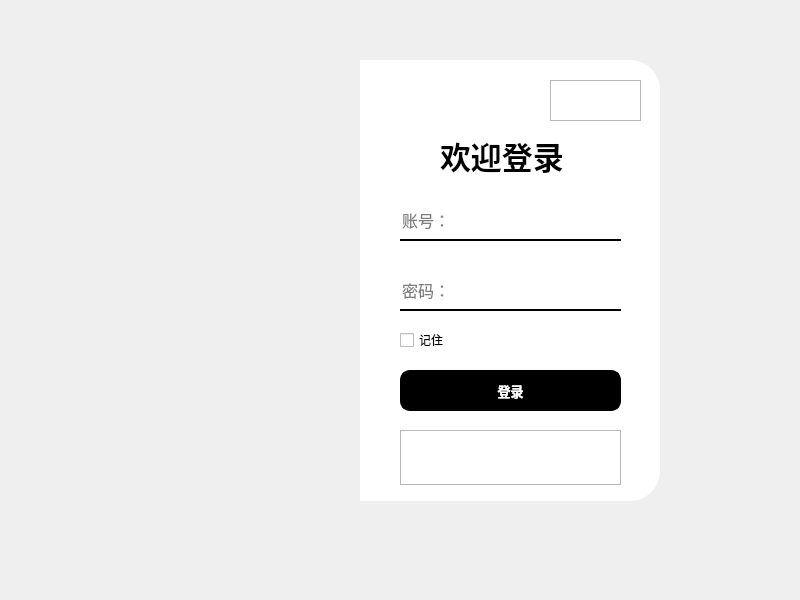
<?xml version="1.0" encoding="UTF-8"?>
<ui version="4.0">
 <class>MainWindow</class>
 <widget class="QMainWindow" name="MainWindow">
  <property name="geometry">
   <rect>
    <x>0</x>
    <y>0</y>
    <width>800</width>
    <height>600</height>
   </rect>
  </property>
  <property name="windowTitle">
   <string>MainWindow</string>
  </property>
  <widget class="QWidget" name="centralwidget">
   <widget class="QLabel" name="label">
    <property name="geometry">
     <rect>
      <x>80</x>
      <y>60</y>
      <width>280</width>
      <height>441</height>
     </rect>
    </property>
    <property name="styleSheet">
     <string notr="true">border-image: url(:/images/images/images/login.png);
border-top-left-radius:30px;
border-bottom-left-radius:30px;</string>
    </property>
    <property name="text">
     <string/>
    </property>
   </widget>
   <widget class="QLabel" name="label_2">
    <property name="geometry">
     <rect>
      <x>360</x>
      <y>60</y>
      <width>300</width>
      <height>441</height>
     </rect>
    </property>
    <property name="styleSheet">
     <string notr="true">background-color: rgb(255, 255, 255);
border-top-right-radius:30px;
border-bottom-right-radius:30px;</string>
    </property>
    <property name="text">
     <string/>
    </property>
   </widget>
   <widget class="QFrame" name="frame">
    <property name="geometry">
     <rect>
      <x>550</x>
      <y>80</y>
      <width>91</width>
      <height>41</height>
     </rect>
    </property>
    <property name="styleSheet">
     <string notr="true">QPushButton{
border:none;
}
QPushButton:hover{
padding-bottom:5px;
}</string>
    </property>
    <property name="frameShape">
     <enum>QFrame::StyledPanel</enum>
    </property>
    <property name="frameShadow">
     <enum>QFrame::Raised</enum>
    </property>
    <layout class="QHBoxLayout" name="horizontalLayout">
     <item>
      <widget class="QPushButton" name="btn_minimize">
       <property name="text">
        <string/>
       </property>
       <property name="icon">
        <iconset resource="../resources.qrc">
         <normaloff>:/icons/images/icons/icon_minimize1.png</normaloff>:/icons/images/icons/icon_minimize1.png</iconset>
       </property>
      </widget>
     </item>
     <item>
      <widget class="QPushButton" name="btn_close">
       <property name="text">
        <string/>
       </property>
       <property name="icon">
        <iconset resource="../resources.qrc">
         <normaloff>:/icons/images/icons/icon_close1.png</normaloff>:/icons/images/icons/icon_close1.png</iconset>
       </property>
      </widget>
     </item>
    </layout>
   </widget>
   <widget class="QLabel" name="label_3">
    <property name="geometry">
     <rect>
      <x>440</x>
      <y>130</y>
      <width>131</width>
      <height>51</height>
     </rect>
    </property>
    <property name="font">
     <font>
      <family>幼圆</family>
      <pointsize>23</pointsize>
      <bold>true</bold>
     </font>
    </property>
    <property name="text">
     <string>欢迎登录</string>
    </property>
   </widget>
   <widget class="QLineEdit" name="lineEdit_username">
    <property name="geometry">
     <rect>
      <x>400</x>
      <y>200</y>
      <width>221</width>
      <height>41</height>
     </rect>
    </property>
    <property name="font">
     <font>
      <pointsize>12</pointsize>
     </font>
    </property>
    <property name="styleSheet">
     <string notr="true">border:none;
border-bottom:2px solid rgb(0, 0, 0);</string>
    </property>
    <property name="placeholderText">
     <string>账号：</string>
    </property>
   </widget>
   <widget class="QLineEdit" name="lineEdit_password">
    <property name="geometry">
     <rect>
      <x>400</x>
      <y>270</y>
      <width>221</width>
      <height>41</height>
     </rect>
    </property>
    <property name="font">
     <font>
      <pointsize>12</pointsize>
     </font>
    </property>
    <property name="styleSheet">
     <string notr="true">border:none;
border-bottom:2px solid rgb(0, 0, 0);</string>
    </property>
    <property name="echoMode">
     <enum>QLineEdit::Password</enum>
    </property>
    <property name="placeholderText">
     <string>密码：</string>
    </property>
   </widget>
   <widget class="QPushButton" name="btn_login">
    <property name="geometry">
     <rect>
      <x>400</x>
      <y>370</y>
      <width>221</width>
      <height>41</height>
     </rect>
    </property>
    <property name="font">
     <font>
      <family>Arial</family>
      <pointsize>10</pointsize>
      <bold>true</bold>
     </font>
    </property>
    <property name="styleSheet">
     <string notr="true">QPushButton{
	background-color: rgb(0,0,0);
	color: rgb(255,255,255);
	border:2px solid rgb(0,0,0);
	border-radius:10px;
}
QPushButton:pressed{
padding-top:5px;
padding-left:5px;
}</string>
    </property>
    <property name="text">
     <string>登录</string>
    </property>
   </widget>
   <widget class="QCheckBox" name="checkBox">
    <property name="geometry">
     <rect>
      <x>400</x>
      <y>330</y>
      <width>80</width>
      <height>20</height>
     </rect>
    </property>
    <property name="text">
     <string>记住</string>
    </property>
   </widget>
   <widget class="QFrame" name="frame_2">
    <property name="geometry">
     <rect>
      <x>400</x>
      <y>430</y>
      <width>221</width>
      <height>55</height>
     </rect>
    </property>
    <property name="styleSheet">
     <string notr="true">QPushButton{
	border:none;
}
QPushButton:pressed{
	padding-top:5px;
	padding-left:5px;
}</string>
    </property>
    <property name="frameShape">
     <enum>QFrame::StyledPanel</enum>
    </property>
    <property name="frameShadow">
     <enum>QFrame::Raised</enum>
    </property>
    <layout class="QHBoxLayout" name="horizontalLayout_2">
     <item>
      <widget class="QPushButton" name="btn_LoginByWechat">
       <property name="text">
        <string/>
       </property>
       <property name="icon">
        <iconset resource="../resources.qrc">
         <normaloff>:/images/images/images/WeChat.png</normaloff>:/images/images/images/WeChat.png</iconset>
       </property>
       <property name="iconSize">
        <size>
         <width>35</width>
         <height>35</height>
        </size>
       </property>
      </widget>
     </item>
     <item>
      <widget class="QPushButton" name="btn_LoginByQQ">
       <property name="text">
        <string/>
       </property>
       <property name="icon">
        <iconset resource="../resources.qrc">
         <normaloff>:/images/images/images/QQ.png</normaloff>:/images/images/images/QQ.png</iconset>
       </property>
       <property name="iconSize">
        <size>
         <width>35</width>
         <height>35</height>
        </size>
       </property>
      </widget>
     </item>
     <item>
      <widget class="QPushButton" name="btn_LoginByQRcode">
       <property name="text">
        <string/>
       </property>
       <property name="icon">
        <iconset resource="../resources.qrc">
         <normaloff>:/images/images/images/QR-code.png</normaloff>:/images/images/images/QR-code.png</iconset>
       </property>
       <property name="iconSize">
        <size>
         <width>35</width>
         <height>35</height>
        </size>
       </property>
      </widget>
     </item>
    </layout>
   </widget>
   <widget class="QLabel" name="label_error">
    <property name="geometry">
     <rect>
      <x>460</x>
      <y>330</y>
      <width>151</width>
      <height>21</height>
     </rect>
    </property>
    <property name="font">
     <font>
      <pointsize>10</pointsize>
     </font>
    </property>
    <property name="text">
     <string/>
    </property>
   </widget>
  </widget>
 </widget>
 <resources>
  <include location="../resources.qrc"/>
 </resources>
 <connections>
  <connection>
   <sender>btn_close</sender>
   <signal>clicked()</signal>
   <receiver>MainWindow</receiver>
   <slot>close()</slot>
   <hints>
    <hint type="sourcelabel">
     <x>619</x>
     <y>96</y>
    </hint>
    <hint type="destinationlabel">
     <x>618</x>
     <y>40</y>
    </hint>
   </hints>
  </connection>
  <connection>
   <sender>btn_minimize</sender>
   <signal>clicked()</signal>
   <receiver>MainWindow</receiver>
   <slot>showMinimized()</slot>
   <hints>
    <hint type="sourcelabel">
     <x>575</x>
     <y>98</y>
    </hint>
    <hint type="destinationlabel">
     <x>558</x>
     <y>31</y>
    </hint>
   </hints>
  </connection>
 </connections>
</ui>
